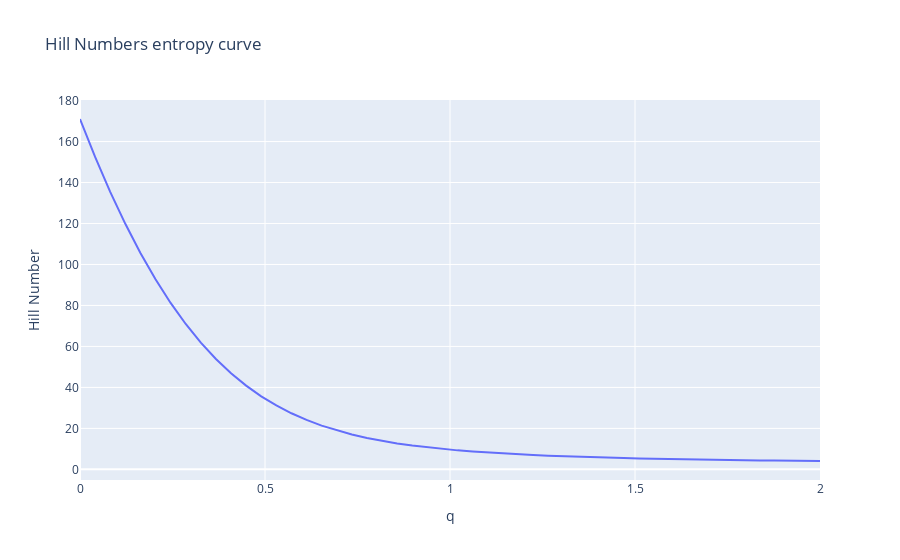

The code cell stored with this chart in its notebook:
### Markdown cell above
And you can plot the [Hill numbers](https://en.wikipedia.org/wiki/Diversity_index) curve of the cluster size distribution:

### Code cell
ee.plot_entropy_curve(predictions[pd.Timestamp('2017-08-08')])

### Figure 1 — Plotly figure (JSON) as saved in the notebook; plotly's stock layout.template omitted (floating-point values rounded to 4 significant figures)
{"data": [{"hovertemplate": "q=%{x}<br>Hill Number=%{y}<extra></extra>", "legendgroup": "", "line": {"color": "#636efa", "dash": "solid"}, "marker": {"symbol": "circle"}, "mode": "lines", "name": "", "orientation": "v", "showlegend": false, "type": "scatter", "x": [0, 0.04082, 0.08163, 0.1224, 0.1633, 0.2041, 0.2449, 0.2857, 0.3265, 0.3673, 0.4082, 0.449, 0.4898, 0.5306, 0.5714, 0.6122, 0.6531, 0.6939, 0.7347, 0.7755, 0.8163, 0.8571, 0.898, 0.9388, 0.9796, 1.02, 1.061, 1.102, 1.143, 1.184, 1.224, 1.265, 1.306, 1.347, 1.388, 1.429, 1.469, 1.51, 1.551, 1.592, 1.633, 1.673, 1.714, 1.755, 1.796, 1.837, 1.878, 1.918, 1.959, 2], "xaxis": "x", "y": [171, 152.5, 135.5, 119.8, 105.6, 92.77, 81.24, 70.96, 61.86, 53.88, 46.91, 40.86, 35.65, 31.19, 27.37, 24.12, 21.36, 19.02, 17.03, 15.34, 13.9, 12.68, 11.63, 10.72, 9.945, 9.27, 8.683, 8.17, 7.719, 7.321, 6.968, 6.654, 6.373, 6.121, 5.894, 5.688, 5.502, 5.332, 5.176, 5.034, 4.903, 4.783, 4.671, 4.568, 4.472, 4.383, 4.3, 4.223, 4.15, 4.082], "yaxis": "y"}], "layout": {"legend": {"tracegroupgap": 0}, "title": {"text": "Hill Numbers entropy curve"}, "xaxis": {"anchor": "y", "domain": [0, 1], "title": {"text": "q"}}, "yaxis": {"anchor": "x", "domain": [0, 1], "title": {"text": "Hill Number"}}}}
